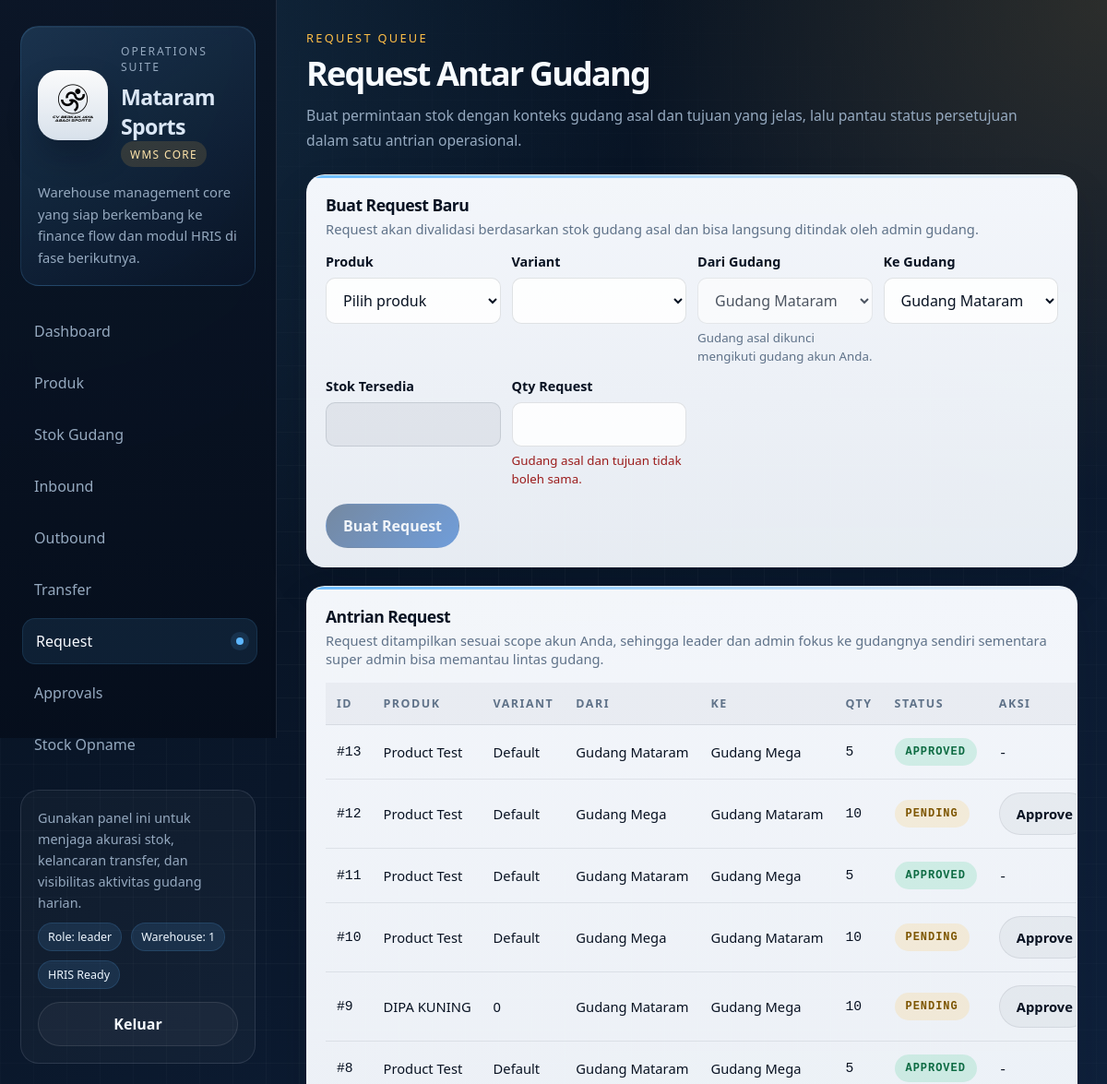
Before: /request/ (signed in, upper part) with the older database file.
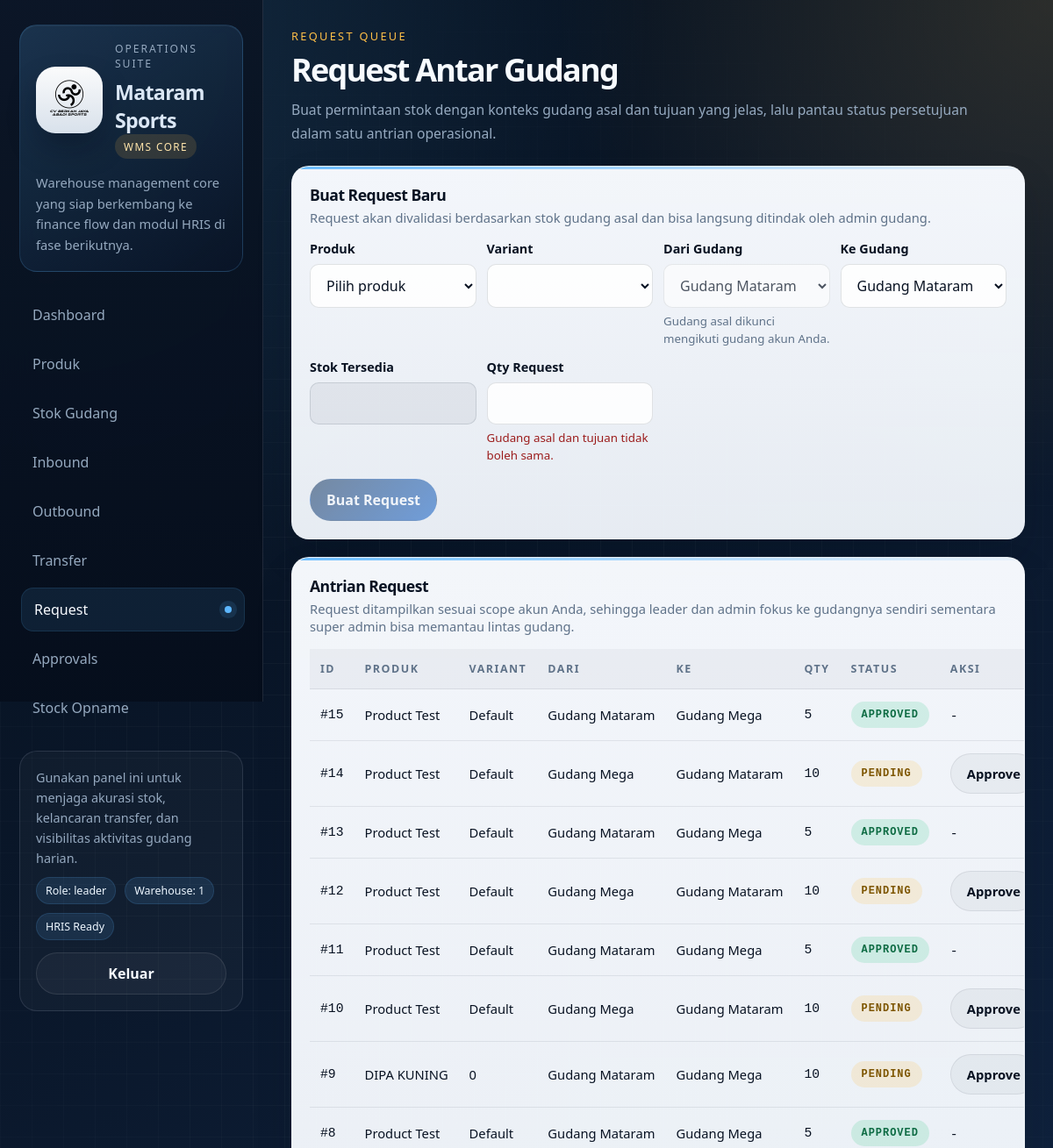
After: the same page with the newer database file.
### tables this page shows
CREATE TABLE requests(
    id INTEGER PRIMARY KEY AUTOINCREMENT,
    product_id INTEGER,
    variant_id INTEGER,
    from_warehouse INTEGER,
    to_warehouse INTEGER,
    qty INTEGER,

    status TEXT DEFAULT 'pending',
    reason TEXT,

    created_at TIMESTAMP DEFAULT CURRENT_TIMESTAMP,
    approved_at TIMESTAMP,
    approved_by INTEGER
, requested_by INTEGER);

CREATE TABLE products(
    id INTEGER PRIMARY KEY AUTOINCREMENT,
    sku TEXT UNIQUE,
    name TEXT,
    category_id INTEGER,
    FOREIGN KEY(category_id) REFERENCES categories(id)
);

CREATE TABLE product_variants(
    id INTEGER PRIMARY KEY AUTOINCREMENT,
    product_id INTEGER,
    variant TEXT, price_retail REAL DEFAULT 0, price_discount REAL DEFAULT 0, price_nett REAL DEFAULT 0,
    UNIQUE(product_id, variant),
    FOREIGN KEY(product_id) REFERENCES products(id) ON DELETE CASCADE
);

CREATE TABLE warehouses(
    id INTEGER PRIMARY KEY AUTOINCREMENT,
    name TEXT UNIQUE
);

### routes/request.py (the view, shortened to what this page needs)
@request_bp.route("/", methods=["GET", "POST"])
def request_barang():
    db = get_db()
    products = db.execute("""
        SELECT id, sku, name
        FROM products
        ORDER BY name
    """).fetchall()
    warehouses = db.execute("""
        SELECT * FROM warehouses ORDER BY name
    """).fetchall()
    warehouse_id = session.get("warehouse_id")
    warehouse_scope = get_request_scope()
    if warehouse_scope:
        rows = db.execute("""
        SELECT
            r.*,
            p.name as product_name,
            v.variant,
            w1.name as from_name,
            w2.name as to_name
        FROM requests r
        JOIN products p ON r.product_id = p.id
        JOIN product_variants v ON r.variant_id = v.id
        JOIN warehouses w1 ON r.from_warehouse = w1.id
        JOIN warehouses w2 ON r.to_warehouse = w2.id
        WHERE (r.from_warehouse=? OR r.to_warehouse=?)
        ORDER BY r.id DESC
        """, (warehouse_scope, warehouse_scope)).fetchall()
    requests_data = [dict(r) for r in rows]
    return render_template(
        "request.html",
        products=products,
        warehouses=warehouses,
        requests=requests_data,
        warehouse_id=warehouse_id
    )

### database.py (called while the page is built)
def get_db():
    db = g.get("db")
    if db is None:
        db_path = current_app.config["DATABASE"]
        db_dir = os.path.dirname(db_path)
        if db_dir and not os.path.exists(db_dir):
            os.makedirs(db_dir, exist_ok=True)
        db = sqlite3.connect(
            db_path,
            timeout=30,
            check_same_thread=False,
            isolation_level=None  # 🔥 AUTO COMMIT MODE
        )
        db.row_factory = sqlite3.Row
        try:
            db.execute("PRAGMA foreign_keys = ON")
            db.execute("PRAGMA journal_mode = WAL")
            db.execute("PRAGMA synchronous = NORMAL")
            db.execute("PRAGMA temp_store = MEMORY")
            db.execute("PRAGMA busy_timeout = 30000")  # 🔥 WAIT LOCK
        except:
            pass
        g.db = db
    return db

### routes/request.py (called while the page is built)
def get_request_scope():
    role = session.get("role")
    warehouse_id = session.get("warehouse_id")
    if role in ["leader", "admin"] and warehouse_id:
        return warehouse_id
    return None

### templates/request.html (shortened to what the changed rows need)
{% extends "base.html" %}
{% block page_title %}Request Antar Gudang{% endblock %}
{% block content %}
<div class="form-box">
    <div class="section-title">
        <div>
            <h2>Buat Request Baru</h2>
        </div>
    </div>
</div>
<div class="table-box">
    <div class="section-title">
        <div>
            <h2>Antrian Request</h2>
        </div>
    </div>
    {% if requests %}
    <table>
        <thead>
            <tr>
                <th>ID</th>
                <th>Produk</th>
                <th>Variant</th>
                <th>Dari</th>
                <th>Ke</th>
                <th>Qty</th>
                <th>Status</th>
                <th>Aksi</th>
            </tr>
        </thead>
        <tbody>
            {% for r in requests %}
            <tr>
                <td class="mono">#{{ r.id }}</td>
                <td>{{ r.product_name }}</td>
                <td>{{ r.variant }}</td>
                <td>{{ r.from_name }}</td>
                <td>{{ r.to_name }}</td>
                <td class="mono">{{ r.qty }}</td>
                <td>
                    <span class="badge {{ r.status }}">{{ r.status }}</span>
                </td>
                <td>
                    {% if r.status == "pending" and session.get("role") in ["leader", "owner", "super_admin", "admin"] %}
                    <form method="POST" action="/request/approve/{{ r.id }}">
                        <button type="submit" class="ghost-button" onclick="return confirm('Setujui request ini?')">Approve</button>
                    </form>
                    {% else %}
                    <span class="mono">-</span>
                    {% endif %}
                </td>
            </tr>
            {% endfor %}
        </tbody>
    </table>
    {% else %}
    <div class="empty-state">Belum ada request yang tercatat untuk scope akun ini.</div>
    {% endif %}
</div>
{% endblock %}

Changed rows visible on the page:
added requests: id "15", product_name "Product Test", variant "Default", from_name "Gudang Mataram", to_name "Gudang Mega", qty "5", status "APPROVED"
added requests: id "14", product_name "Product Test", variant "Default", from_name "Gudang Mega", to_name "Gudang Mataram", qty "10", status "PENDING"
